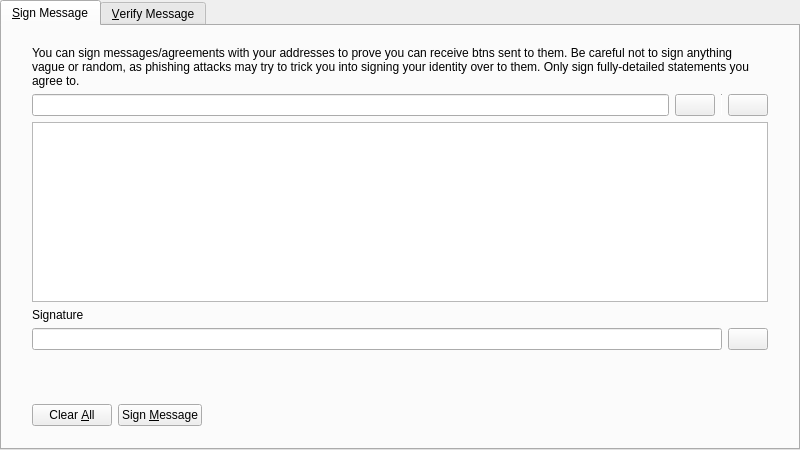
<?xml version="1.0" encoding="UTF-8"?>
<ui version="4.0">
 <class>SignVerifyMessageDialog</class>
 <widget class="QDialog" name="SignVerifyMessageDialog">
  <property name="geometry">
   <rect>
    <x>0</x>
    <y>0</y>
    <width>800</width>
    <height>450</height>
   </rect>
  </property>
  <property name="windowTitle">
   <string>Signatures - Sign / Verify a Message</string>
  </property>
  <property name="modal">
   <bool>true</bool>
  </property>
  <layout class="QVBoxLayout" name="verticalLayout">
   <property name="leftMargin">
    <number>0</number>
   </property>
   <property name="topMargin">
    <number>0</number>
   </property>
   <property name="rightMargin">
    <number>0</number>
   </property>
   <property name="bottomMargin">
    <number>0</number>
   </property>
   <item>
    <widget class="QTabWidget" name="tabWidget">
     <property name="currentIndex">
      <number>0</number>
     </property>
     <widget class="QWidget" name="tabSignMessage">
      <attribute name="title">
       <string>&amp;Sign Message</string>
      </attribute>
      <layout class="QVBoxLayout" name="verticalLayout_SM">
       <property name="leftMargin">
        <number>0</number>
       </property>
       <property name="topMargin">
        <number>0</number>
       </property>
       <property name="rightMargin">
        <number>0</number>
       </property>
       <property name="bottomMargin">
        <number>0</number>
       </property>
       <item>
        <layout class="QVBoxLayout" name="verticalLayout_3">
         <property name="leftMargin">
          <number>30</number>
         </property>
         <property name="topMargin">
          <number>20</number>
         </property>
         <property name="rightMargin">
          <number>30</number>
         </property>
         <property name="bottomMargin">
          <number>20</number>
         </property>
         <item>
          <widget class="QLabel" name="infoLabel_SM">
           <property name="text">
            <string>You can sign messages/agreements with your addresses to prove you can receive btns sent to them. Be careful not to sign anything vague or random, as phishing attacks may try to trick you into signing your identity over to them. Only sign fully-detailed statements you agree to.</string>
           </property>
           <property name="textFormat">
            <enum>Qt::PlainText</enum>
           </property>
           <property name="wordWrap">
            <bool>true</bool>
           </property>
          </widget>
         </item>
         <item>
          <layout class="QHBoxLayout" name="horizontalLayout_1_SM">
           <property name="spacing">
            <number>6</number>
           </property>
           <item>
            <widget class="QValidatedLineEdit" name="addressIn_SM">
             <property name="toolTip">
              <string>The Btn address to sign the message with</string>
             </property>
            </widget>
           </item>
           <item>
            <widget class="QPushButton" name="addressBookButton_SM">
             <property name="toolTip">
              <string>Choose previously used address</string>
             </property>
             <property name="text">
              <string/>
             </property>
             <property name="icon">
              <iconset resource="../bitcoin.qrc">
               <normaloff>:/icons/address-book</normaloff>:/icons/address-book</iconset>
             </property>
             <property name="shortcut">
              <string>Alt+A</string>
             </property>
             <property name="autoDefault">
              <bool>false</bool>
             </property>
            </widget>
           </item>
           <item>
            <widget class="Line" name="vLine">
             <property name="maximumSize">
              <size>
               <width>1</width>
               <height>22</height>
              </size>
             </property>
             <property name="orientation">
              <enum>Qt::Vertical</enum>
             </property>
            </widget>
           </item>
           <item>
            <widget class="QPushButton" name="pasteButton_SM">
             <property name="toolTip">
              <string>Paste address from clipboard</string>
             </property>
             <property name="text">
              <string/>
             </property>
             <property name="icon">
              <iconset resource="../bitcoin.qrc">
               <normaloff>:/icons/editpaste</normaloff>:/icons/editpaste</iconset>
             </property>
             <property name="shortcut">
              <string>Alt+P</string>
             </property>
             <property name="autoDefault">
              <bool>false</bool>
             </property>
            </widget>
           </item>
          </layout>
         </item>
         <item>
          <widget class="QPlainTextEdit" name="messageIn_SM">
           <property name="toolTip">
            <string>Enter the message you want to sign here</string>
           </property>
          </widget>
         </item>
         <item>
          <widget class="QLabel" name="signatureLabel_SM">
           <property name="text">
            <string>Signature</string>
           </property>
           <property name="textFormat">
            <enum>Qt::PlainText</enum>
           </property>
          </widget>
         </item>
         <item>
          <layout class="QHBoxLayout" name="horizontalLayout_2_SM">
           <property name="spacing">
            <number>6</number>
           </property>
           <item>
            <widget class="QLineEdit" name="signatureOut_SM">
             <property name="font">
              <font>
               <italic>true</italic>
              </font>
             </property>
             <property name="readOnly">
              <bool>true</bool>
             </property>
            </widget>
           </item>
           <item>
            <widget class="QPushButton" name="copySignatureButton_SM">
             <property name="toolTip">
              <string>Copy the current signature to the system clipboard</string>
             </property>
             <property name="text">
              <string/>
             </property>
             <property name="icon">
              <iconset resource="../bitcoin.qrc">
               <normaloff>:/icons/editcopy</normaloff>:/icons/editcopy</iconset>
             </property>
             <property name="autoDefault">
              <bool>false</bool>
             </property>
            </widget>
           </item>
          </layout>
         </item>
        </layout>
       </item>
       <item>
        <widget class="QWidget" name="buttonsContainerWhite" native="true">
         <layout class="QHBoxLayout" name="horizontalLayout">
          <property name="leftMargin">
           <number>30</number>
          </property>
          <property name="topMargin">
           <number>15</number>
          </property>
          <property name="rightMargin">
           <number>30</number>
          </property>
          <item>
           <widget class="QPushButton" name="clearButton_SM">
            <property name="toolTip">
             <string>Reset all sign message fields</string>
            </property>
            <property name="text">
             <string>Clear &amp;All</string>
            </property>
            <property name="icon">
             <iconset resource="../bitcoin.qrc">
              <normaloff>:/icons/remove</normaloff>:/icons/remove</iconset>
            </property>
            <property name="autoDefault">
             <bool>false</bool>
            </property>
           </widget>
          </item>
          <item>
           <widget class="QPushButton" name="signMessageButton_SM">
            <property name="toolTip">
             <string>Sign the message to prove you own this Btn address</string>
            </property>
            <property name="text">
             <string>Sign &amp;Message</string>
            </property>
            <property name="icon">
             <iconset resource="../bitcoin.qrc">
              <normaloff>:/icons/edit</normaloff>:/icons/edit</iconset>
            </property>
            <property name="autoDefault">
             <bool>false</bool>
            </property>
           </widget>
          </item>
          <item>
           <spacer name="horizontalSpacer_1_SM">
            <property name="orientation">
             <enum>Qt::Horizontal</enum>
            </property>
            <property name="sizeHint" stdset="0">
             <size>
              <width>40</width>
              <height>48</height>
             </size>
            </property>
           </spacer>
          </item>
          <item>
           <widget class="QLabel" name="statusLabel_SM">
            <property name="font">
             <font>
              <weight>75</weight>
              <bold>true</bold>
             </font>
            </property>
            <property name="text">
             <string/>
            </property>
            <property name="wordWrap">
             <bool>true</bool>
            </property>
           </widget>
          </item>
          <item>
           <spacer name="horizontalSpacer_2_SM">
            <property name="orientation">
             <enum>Qt::Horizontal</enum>
            </property>
            <property name="sizeHint" stdset="0">
             <size>
              <width>40</width>
              <height>48</height>
             </size>
            </property>
           </spacer>
          </item>
         </layout>
        </widget>
       </item>
      </layout>
     </widget>
     <widget class="QWidget" name="tabVerifyMessage">
      <attribute name="title">
       <string>&amp;Verify Message</string>
      </attribute>
      <layout class="QVBoxLayout" name="verticalLayout_VM">
       <property name="leftMargin">
        <number>0</number>
       </property>
       <property name="topMargin">
        <number>0</number>
       </property>
       <property name="rightMargin">
        <number>0</number>
       </property>
       <property name="bottomMargin">
        <number>0</number>
       </property>
       <item>
        <layout class="QVBoxLayout" name="verticalLayout_2">
         <property name="leftMargin">
          <number>30</number>
         </property>
         <property name="topMargin">
          <number>20</number>
         </property>
         <property name="rightMargin">
          <number>30</number>
         </property>
         <property name="bottomMargin">
          <number>20</number>
         </property>
         <item>
          <widget class="QLabel" name="infoLabel_VM">
           <property name="text">
            <string>Enter the receiver's address, message (ensure you copy line breaks, spaces, tabs, etc. exactly) and signature below to verify the message. Be careful not to read more into the signature than what is in the signed message itself, to avoid being tricked by a man-in-the-middle attack. Note that this only proves the signing party receives with the address, it cannot prove sendership of any transaction!</string>
           </property>
           <property name="textFormat">
            <enum>Qt::PlainText</enum>
           </property>
           <property name="alignment">
            <set>Qt::AlignLeading|Qt::AlignLeft|Qt::AlignTop</set>
           </property>
           <property name="wordWrap">
            <bool>true</bool>
           </property>
          </widget>
         </item>
         <item>
          <layout class="QHBoxLayout" name="horizontalLayout_1_VM">
           <property name="spacing">
            <number>6</number>
           </property>
           <item>
            <widget class="QValidatedLineEdit" name="addressIn_VM">
             <property name="toolTip">
              <string>The Btn address the message was signed with</string>
             </property>
            </widget>
           </item>
           <item>
            <widget class="QPushButton" name="addressBookButton_VM">
             <property name="toolTip">
              <string>Choose previously used address</string>
             </property>
             <property name="text">
              <string/>
             </property>
             <property name="icon">
              <iconset resource="../bitcoin.qrc">
               <normaloff>:/icons/address-book</normaloff>:/icons/address-book</iconset>
             </property>
             <property name="shortcut">
              <string>Alt+A</string>
             </property>
             <property name="autoDefault">
              <bool>false</bool>
             </property>
            </widget>
           </item>
          </layout>
         </item>
         <item>
          <widget class="QPlainTextEdit" name="messageIn_VM"/>
         </item>
         <item>
          <widget class="QValidatedLineEdit" name="signatureIn_VM"/>
         </item>
        </layout>
       </item>
       <item>
        <widget class="QWidget" name="buttonsContainerWhite_" native="true">
         <layout class="QHBoxLayout" name="horizontalLayout_2">
          <property name="leftMargin">
           <number>30</number>
          </property>
          <property name="topMargin">
           <number>15</number>
          </property>
          <property name="rightMargin">
           <number>30</number>
          </property>
          <item>
           <widget class="QPushButton" name="clearButton_VM">
            <property name="toolTip">
             <string>Reset all verify message fields</string>
            </property>
            <property name="text">
             <string>Clear &amp;All</string>
            </property>
            <property name="icon">
             <iconset resource="../bitcoin.qrc">
              <normaloff>:/icons/remove</normaloff>:/icons/remove</iconset>
            </property>
            <property name="autoDefault">
             <bool>false</bool>
            </property>
           </widget>
          </item>
          <item>
           <widget class="QPushButton" name="verifyMessageButton_VM">
            <property name="toolTip">
             <string>Verify the message to ensure it was signed with the specified Btn address</string>
            </property>
            <property name="text">
             <string>Verify &amp;Message</string>
            </property>
            <property name="icon">
             <iconset resource="../bitcoin.qrc">
              <normaloff>:/icons/transaction_0</normaloff>:/icons/transaction_0</iconset>
            </property>
            <property name="autoDefault">
             <bool>false</bool>
            </property>
           </widget>
          </item>
          <item>
           <spacer name="horizontalSpacer_1_VM">
            <property name="orientation">
             <enum>Qt::Horizontal</enum>
            </property>
            <property name="sizeHint" stdset="0">
             <size>
              <width>40</width>
              <height>48</height>
             </size>
            </property>
           </spacer>
          </item>
          <item>
           <widget class="QLabel" name="statusLabel_VM">
            <property name="font">
             <font>
              <weight>75</weight>
              <bold>true</bold>
             </font>
            </property>
            <property name="text">
             <string/>
            </property>
            <property name="wordWrap">
             <bool>true</bool>
            </property>
           </widget>
          </item>
          <item>
           <spacer name="horizontalSpacer_2_VM">
            <property name="orientation">
             <enum>Qt::Horizontal</enum>
            </property>
            <property name="sizeHint" stdset="0">
             <size>
              <width>40</width>
              <height>48</height>
             </size>
            </property>
           </spacer>
          </item>
         </layout>
        </widget>
       </item>
      </layout>
     </widget>
    </widget>
   </item>
  </layout>
 </widget>
 <customwidgets>
  <customwidget>
   <class>QValidatedLineEdit</class>
   <extends>QLineEdit</extends>
   <header>qvalidatedlineedit.h</header>
  </customwidget>
 </customwidgets>
 <resources>
  <include location="../bitcoin.qrc"/>
 </resources>
 <connections/>
</ui>
